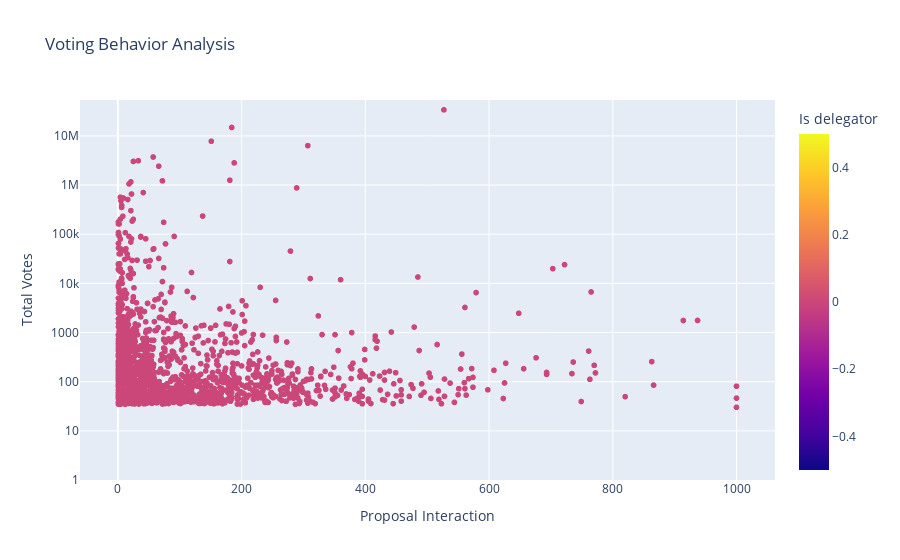

Notebook source saved alongside this figure:
### Code cell
import plotly.express as px
import numpy as np

# Filter the dataframe for delegators and non-delegators
delegators = df[df['Is delegator'] == 1]
non_delegators = df[df['Is delegator'] == 0]

# Create a scatter plot to compare Proposal Interaction and Total Votes for delegators and non-delegators
fig = px.scatter(df, x='Proposal Interaction', y='Total Votes', color='Is delegator',
                 hover_data=['Ens name'],
                 labels={'Proposal Interaction': 'Proposal Interaction', 'Total Votes': 'Total Votes'},
                 title='Voting Behavior Analysis')

# Update legend labels
fig.for_each_trace(lambda t: t.update(name='Delegator' if t.name == '1' else 'Non-Delegator'))

# Set y-axis scale to logarithmic
fig.update_yaxes(type='log')

# Adjust y-axis range
y_max = np.log10(df['Total Votes'].max()) + 0.2  # Add a small offset for better visibility
fig.update_yaxes(range=[0, y_max])

# Display the figure
fig.show()

### Figure 1 — Plotly figure (JSON) as saved in the notebook; plotly's stock layout.template omitted (floating-point values rounded to 4 significant figures; data arrays with more than 128 entries replaced by an {"elided": "..."} marker saying what was removed)
{"data": [{"customdata": {"elided": "1650x1 str values"}, "hovertemplate": "Proposal Interaction=%{x}<br>Total Votes=%{y}<br>Ens name=%{customdata[0]}<br>Is delegator=%{marker.color}<extra></extra>", "legendgroup": "", "marker": {"color": {"elided": "1650 int values"}, "coloraxis": "coloraxis", "symbol": "circle"}, "mode": "markers", "name": "Non-Delegator", "showlegend": false, "type": "scattergl", "x": {"elided": "1650 int values"}, "xaxis": "x", "y": {"elided": "1650 float values"}, "yaxis": "y"}], "layout": {"coloraxis": {"colorbar": {"title": {"text": "Is delegator"}}, "colorscale": [[0, "#0d0887"], [0.1111, "#46039f"], [0.2222, "#7201a8"], [0.3333, "#9c179e"], [0.4444, "#bd3786"], [0.5556, "#d8576b"], [0.6667, "#ed7953"], [0.7778, "#fb9f3a"], [0.8889, "#fdca26"], [1, "#f0f921"]]}, "legend": {"tracegroupgap": 0}, "title": {"text": "Voting Behavior Analysis"}, "xaxis": {"anchor": "y", "domain": [0, 1], "title": {"text": "Proposal Interaction"}}, "yaxis": {"anchor": "x", "domain": [0, 1], "range": [0, 7.731], "title": {"text": "Total Votes"}, "type": "log"}}}
